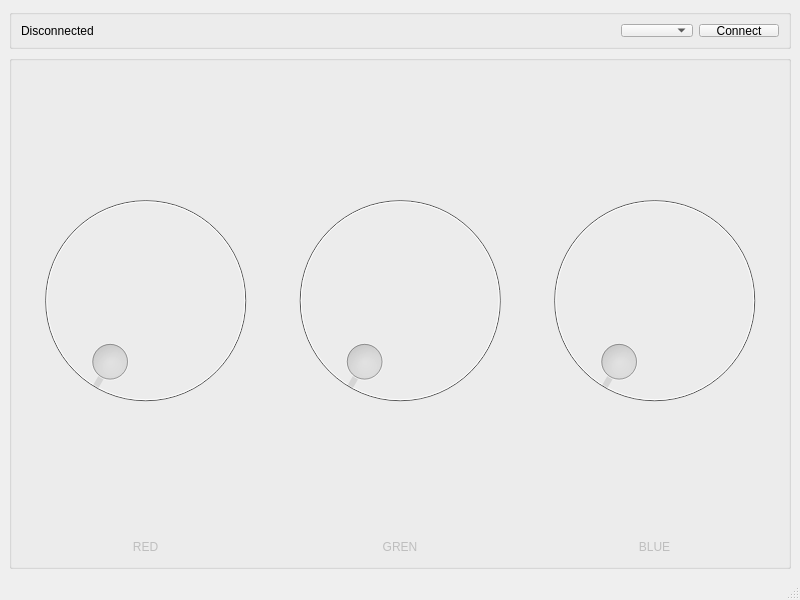
<?xml version="1.0" encoding="UTF-8"?>
<ui version="4.0">
 <class>LED</class>
 <widget class="QMainWindow" name="LED">
  <property name="geometry">
   <rect>
    <x>0</x>
    <y>0</y>
    <width>800</width>
    <height>600</height>
   </rect>
  </property>
  <property name="windowTitle">
   <string>LED</string>
  </property>
  <widget class="QWidget" name="centralwidget">
   <layout class="QVBoxLayout" name="verticalLayout_4">
    <item>
     <widget class="QGroupBox" name="groupBox">
      <property name="maximumSize">
       <size>
        <width>16777215</width>
        <height>40</height>
       </size>
      </property>
      <property name="title">
       <string/>
      </property>
      <layout class="QHBoxLayout" name="horizontalLayout">
       <item>
        <widget class="QLabel" name="connectionStatusLabel">
         <property name="text">
          <string>Disconnected</string>
         </property>
        </widget>
       </item>
       <item>
        <spacer name="horizontalSpacer">
         <property name="orientation">
          <enum>Qt::Horizontal</enum>
         </property>
         <property name="sizeHint" stdset="0">
          <size>
           <width>40</width>
           <height>20</height>
          </size>
         </property>
        </spacer>
       </item>
       <item>
        <widget class="QComboBox" name="portsComboBox"/>
       </item>
       <item>
        <widget class="QPushButton" name="connectionButton">
         <property name="text">
          <string>Connect</string>
         </property>
        </widget>
       </item>
      </layout>
     </widget>
    </item>
    <item>
     <widget class="QGroupBox" name="dialgroupBox">
      <property name="enabled">
       <bool>false</bool>
      </property>
      <property name="title">
       <string/>
      </property>
      <layout class="QHBoxLayout" name="horizontalLayout_2">
       <item>
        <layout class="QVBoxLayout" name="verticalLayout_3">
         <item>
          <widget class="QDial" name="redDial"/>
         </item>
         <item>
          <widget class="QLabel" name="label_3">
           <property name="maximumSize">
            <size>
             <width>16777215</width>
             <height>20</height>
            </size>
           </property>
           <property name="text">
            <string>RED</string>
           </property>
           <property name="alignment">
            <set>Qt::AlignCenter</set>
           </property>
          </widget>
         </item>
        </layout>
       </item>
       <item>
        <layout class="QVBoxLayout" name="verticalLayout_2">
         <item>
          <widget class="QDial" name="greenDial"/>
         </item>
         <item>
          <widget class="QLabel" name="label_2">
           <property name="maximumSize">
            <size>
             <width>16777215</width>
             <height>20</height>
            </size>
           </property>
           <property name="text">
            <string>GREN</string>
           </property>
           <property name="alignment">
            <set>Qt::AlignCenter</set>
           </property>
          </widget>
         </item>
        </layout>
       </item>
       <item>
        <layout class="QVBoxLayout" name="verticalLayout">
         <item>
          <widget class="QDial" name="blueDial"/>
         </item>
         <item>
          <widget class="QLabel" name="label">
           <property name="maximumSize">
            <size>
             <width>16777215</width>
             <height>20</height>
            </size>
           </property>
           <property name="text">
            <string>BLUE</string>
           </property>
           <property name="alignment">
            <set>Qt::AlignCenter</set>
           </property>
          </widget>
         </item>
        </layout>
       </item>
      </layout>
     </widget>
    </item>
   </layout>
  </widget>
  <widget class="QMenuBar" name="menubar">
   <property name="geometry">
    <rect>
     <x>0</x>
     <y>0</y>
     <width>800</width>
     <height>21</height>
    </rect>
   </property>
  </widget>
  <widget class="QStatusBar" name="statusbar"/>
 </widget>
 <resources/>
 <connections/>
</ui>
